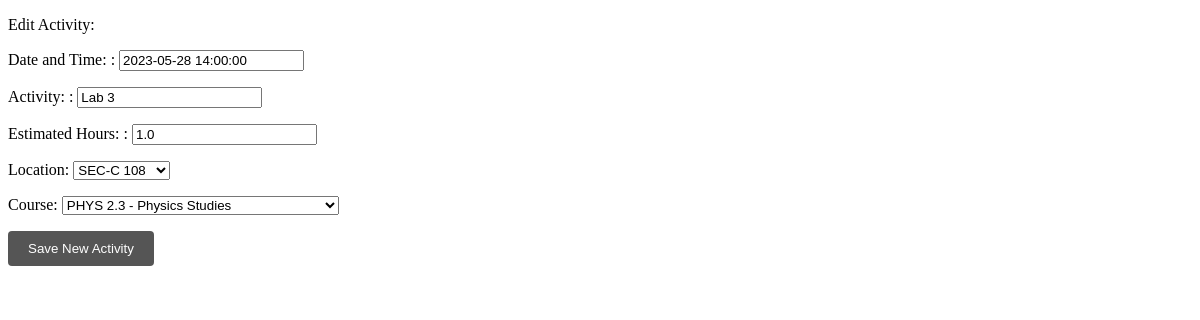
The page /calendar/events/18/edit on the database its author committed.
### calendar_app/models.py (models this page shows, shortened)
class Event(models.Model):
    target_datetime = models.DateTimeField("Date and Time: ", max_length = 50)
    activity = models.CharField("Activity: ", max_length = 50)
    estimated_hours = models.FloatField("Estimated Hours: ", max_length = 50)
    location = models.ForeignKey(Location, on_delete = models.CASCADE)
    course = models.ForeignKey(Course, on_delete = models.CASCADE)

### calendar_app/views.py (the view)
# urls.py: path('events/<int:pk>/edit', views.EventEditView.as_view(), name='update_event'),
class EventEditView(UpdateView):
    model = Event
    template_name = 'event-edit.html'
    fields = "__all__"

### assignments/models.py (called while the page is built)
    def __str__(self):
        return self.code + " - " + self.title

### calendar_app/models.py (called while the page is built)
    def __str__(self):
        return self.venue

### calendar_app/templates/event-edit.html (shortened to what this page needs)
{% extends 'base.html'%}
{% load static %}
{% block content %}
<p>Edit Activity:</p>
    <form method="POST">
        {{ form.as_p }}
        <button type="submit">Save New Activity</button>
  </form>
{% endblock %}

### static/styles.css (style rules this page uses)
button { background-color: #555; color: white; padding: 10px 20px; border: none; border-radius: 4px; cursor: pointer; }
body { background-image: url("https://www.pngkey.com/png/full/979-9791878_cold-as-ice-but-has-a-warm-heart.png"); background-repeat: no-repeat; }
@media (min-width: 308px) { body { background-position: 200px 20px; } }

### rows shown on the page
Event: target_datetime "2023-05-28 14:00:00", activity "Lab 3", estimated_hours "1.0", location "SEC-C 108", course "PHYS 2.3 - Physics Studies"
